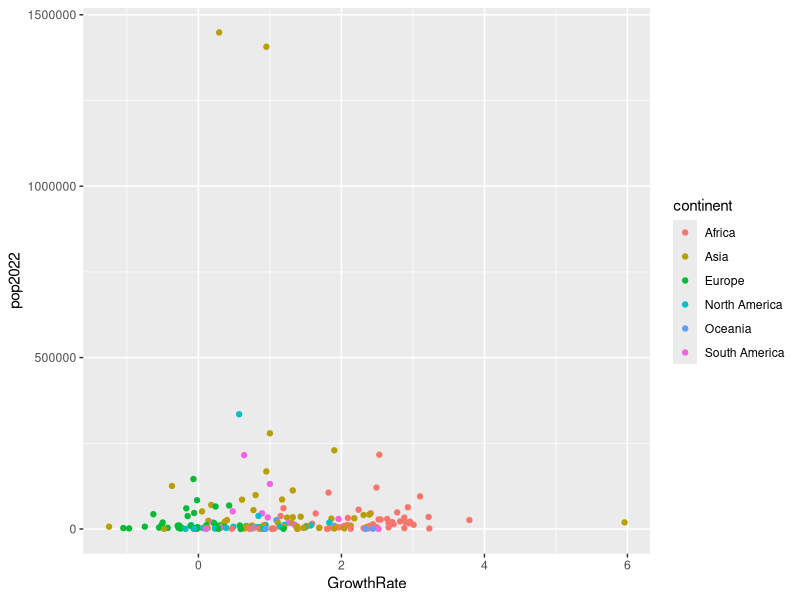
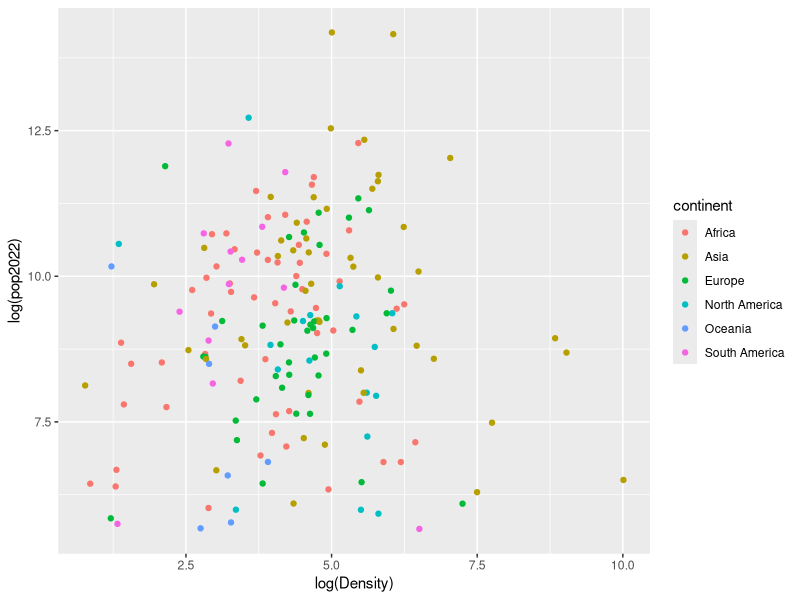
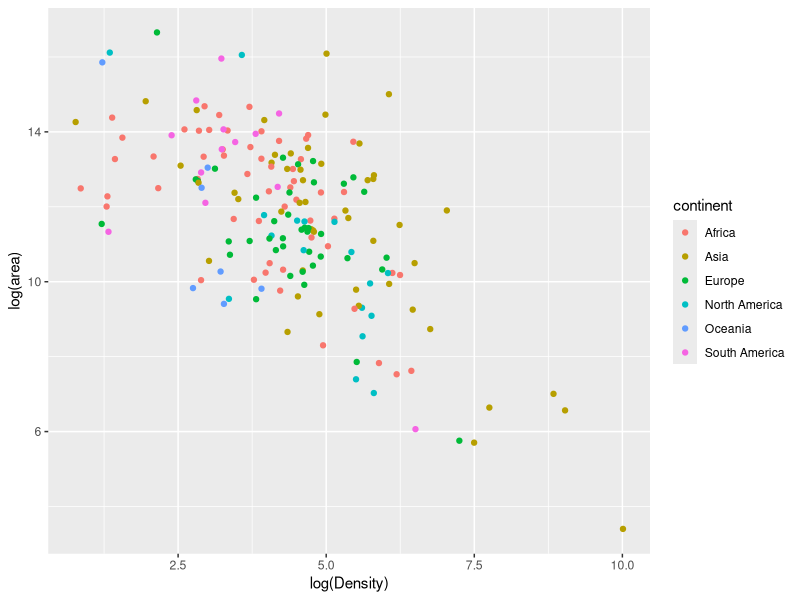

Here is the R script that generated these plots, in order:
# Necessary Libraries
library(tidyverse) # Data Visualization, Wrangling

# Reading as CSV
pop_den_grow <- read.csv('Population, Growth and Density Data.csv')

### Data Cleaning


# Dropping cca2 and rank column
# pop_den_grow <- select(pop_den_grow, -c(cca2, rank))
# Dropping null values
pop_den_grow <- pop_den_grow |>
    drop_na() |>
    mutate(GrowthRate = 100 * (GrowthRate - 1))


View(pop_den_grow)

# Fastest Growing Countries in the World
pop_den_grow[order(-pop_den_grow$GrowthRate),]|>
    select(name, GrowthRate, continent) |>
    filter(continent ==  'Asia') |>
    head(10)

# Visualizations

# Population and Growth Rate
pop_den_grow |>
    select(pop2022, GrowthRate, continent) |>
    ggplot(aes(GrowthRate, pop2022, color = continent)) +
    geom_point()


# Population and Density
pop_den_grow |>
    drop_na() |>
    select(pop2022, Density, continent) |>
    ggplot(aes(log(Density), log(pop2022), color = continent)) +
    geom_point()


# Area and Density
pop_den_grow |>
    drop_na() |>
    select(area, Density, continent) |>
    ggplot(aes(log(Density), log(area), color = continent)) +
    geom_point()
